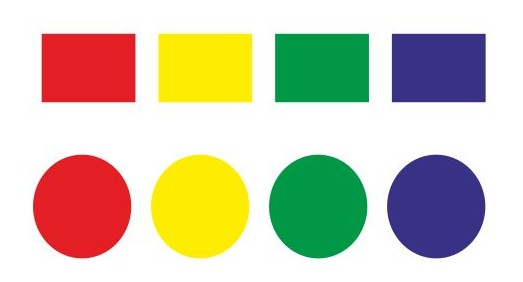
#> input picture formas.jpg, 523 x 282 px
$ jupyter execute formasycolores.ipynb
#> lines starting #> are read from the running program, lines starting #| are printed output that depends on the picture; after the words box and inside, x2 and y2 are one past the last pixel; in counts of white or black regions, pixels touching at a corner belong together
[cell 1]
import cv2
import matplotlib.pyplot as plt

[cell 2]
img = cv2.imread("formas.jpg")
#> img is the input picture: shape (282, 523, 3); mean B, G, R 178.3, 200.6, 207.2
plt.imshow(img)

[cell 3]
img = cv2.cvtColor(img, cv2.COLOR_BGR2RGB)
plt.imshow(img)

[cell 4]
img_hsv = cv2.cvtColor(img, cv2.COLOR_RGB2HSV)
#> img_hsv: shape (282, 523, 3); mean H, S, V 54.3, 87.1, 229.5

[cell 5]
# Elegimos el umbral de verde en HSV
umbral_bajo = (70,100,100)
umbral_alto = (80,255,255)
# hacemos la mask y filtramos en la original
mask = cv2.inRange(img_hsv, umbral_bajo, umbral_alto)
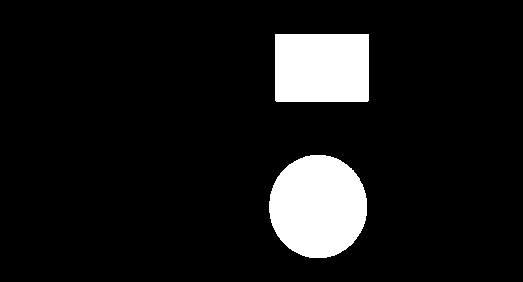
#> mask: shape (282, 523); 9.7% white; 2 white regions, box (x1, y1, x2, y2) and area: (269, 155, 367, 258) 7982, (275, 34, 369, 102) 6390
res = cv2.bitwise_and(img, img, mask=mask)
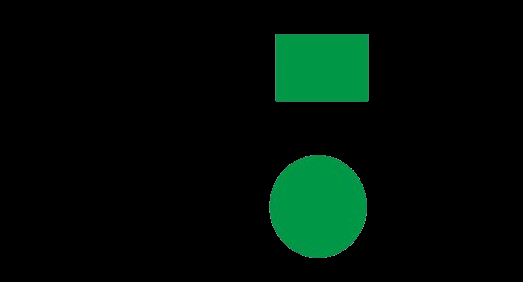
#> res: shape (282, 523, 3); mean R, G, B 0.3, 14.7, 7

[cell 6]
plt.subplot(1, 2, 1)
plt.imshow(mask, cmap="gray")
plt.subplot(1, 2, 2)
plt.imshow(res)
plt.show()
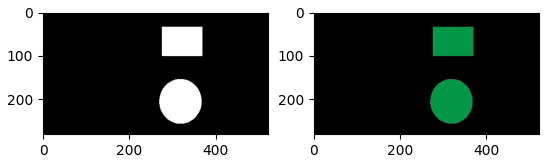
#> figure drawn by matplotlib, 2 panels

[cell 7]
# Elegimos el umbral de rojo en HSV
umbral_bajo = (170,100,100)
umbral_alto = (179,255,255)
# hacemos la mask y filtramos en la original
mask = cv2.inRange(img_hsv, umbral_bajo, umbral_alto)
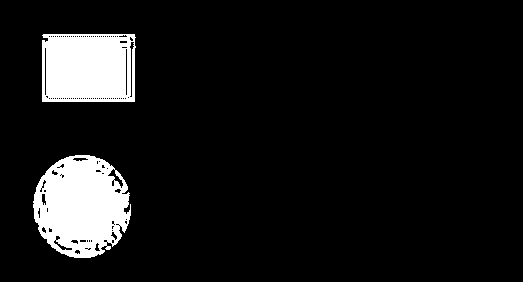
#> mask: shape (282, 523); 9.1% white; 2 white regions, box (x1, y1, x2, y2) and area: (33, 155, 131, 258) 7331, (42, 34, 136, 102) 6032
res = cv2.bitwise_and(img, img, mask=mask)
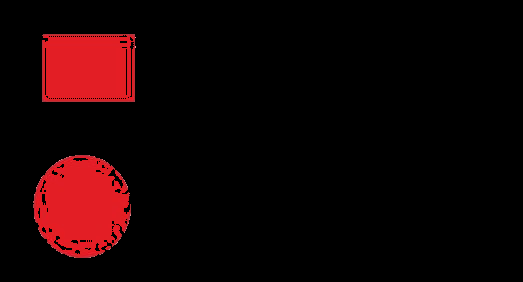
#> res: shape (282, 523, 3); mean R, G, B 20.3, 2.9, 3.5

[cell 8]
plt.subplot(1, 2, 1)
plt.imshow(mask, cmap="gray")
plt.subplot(1, 2, 2)
plt.imshow(res)
plt.show()

[cell 9]
# Elegimos el umbral de rojo en HSV
umbral_bajo1 = (170,100,100)
umbral_alto1 = (179,255,255)
# Elegimos el segundo umbral de rojo en HSV
umbral_bajo2 = (0,100,100)
umbral_alto2 = (10,255,255)
# hacemos la mask y filtramos en la original
mask1 = cv2.inRange(img_hsv, umbral_bajo1, umbral_alto1)
mask2 = cv2.inRange(img_hsv, umbral_bajo2, umbral_alto2)
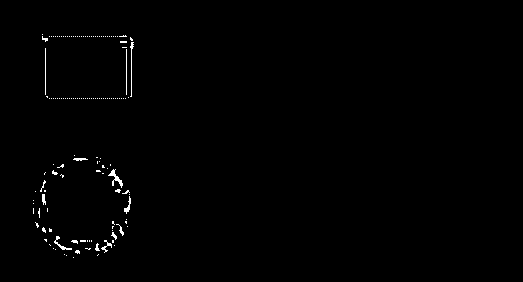
#> mask2: shape (282, 523); 0.65% white in thin lines or dots, all inside (x1, y1, x2, y2) = (33, 34, 134, 258)
mask = mask1 + mask2
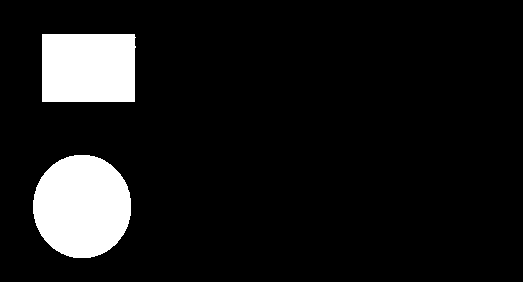
#> mask: shape (282, 523); 9.7% white; 2 white regions, box (x1, y1, x2, y2) and area: (33, 155, 131, 258) 7991, (42, 34, 136, 102) 6327
res = cv2.bitwise_and(img, img, mask=mask)

[cell 10]
plt.subplot(1, 2, 1)
plt.imshow(mask, cmap="gray")
plt.subplot(1, 2, 2)
plt.imshow(res)
plt.show()
